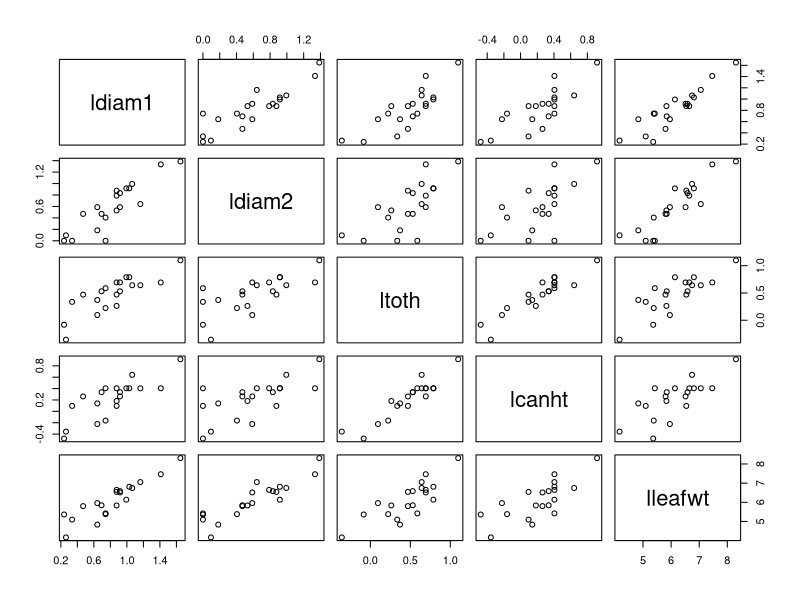
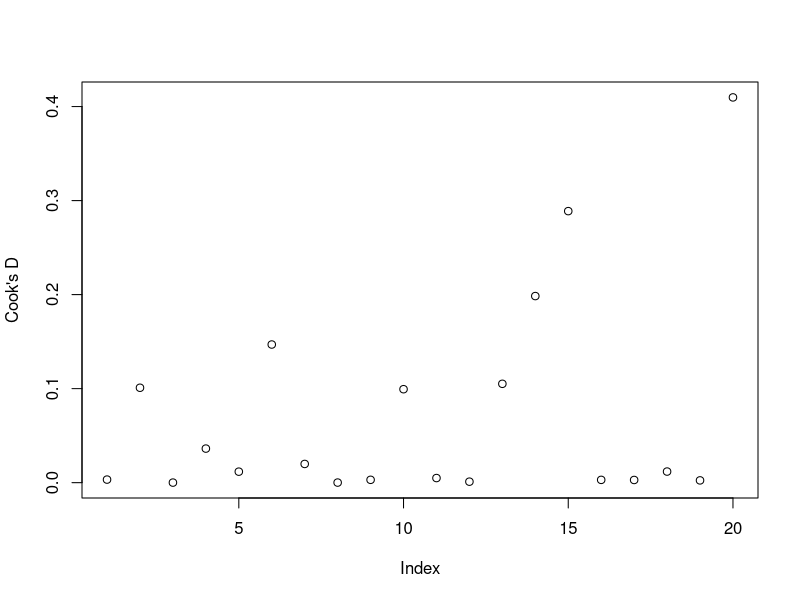

Recreate these plots in R, in order.
data = read.table("Mesquite-Tree-Data.txt", header=F, skip=1)

## Importance of header = F and skip = 3 in this case (check how the original data file looks like and you will know!) ##


colnames(data) = c("diam1", "diam2", "toth", "canht", "leafwt")

head(data)


u1 = data[,1];
print(u1)
u1 = data[,"diam1"]; #best apprach
print(u1)
u2 = data[,"diam2"];
u3 = data[,"toth"]; 
u4 = data[,"canht"];
z = data[,"leafwt"]




x1 = log(u1); x2 = log(u2); x3 = log(u3); x4 = log(u4); 
y = log(z) 

log.data = log(data); 
colnames(log.data) = paste("l",colnames(data),sep="") #paste is to append
head (log.data)

pairs(log.data)



fit = lm(y~x1+x2+x3+x4)

summary(fit)

U0 = c(2.5,2,1.7,0.92)

X0 = log(U0)

predict(fit,newdata=data.frame(x1=X0[1],x2=X0[2],x3=X0[3],x4=X0[4]), interval="conf",level=0.95)

predict(fit,newdata=data.frame(x1=X0[1],x2=X0[2],x3=X0[3],x4=X0[4]), interval="predict",level=0.95)


anova(fit)#SSE (Sum sq) -> for the whole model


fit.red = lm(y~x2+x4)

anova(fit.red)

sse.full = anova(fit)[5,2]
print(sse.full)
sse.red = anova(fit.red)[3,2]
print(sse.red)

F.statistic = ((sse.red - sse.full)/2)/(sse.full/15)
sse.full
sse.red
F.statistic

qf(0.95, 2,15)



### Model selection using leaps package ###

install.packages("leaps")

require(leaps)


obj = leaps(y=log.data[,5],x=log.data[,-5],method="r2")

obj.best = leaps(y=log.data[,5],x=log.data[,-5],method="r2",nbest=1)

obj

obj.best

### Outlier detection via Cook's D Distance ###

 output = cooks.distance(fit)
 plot(output,ylab="Cook's D")
